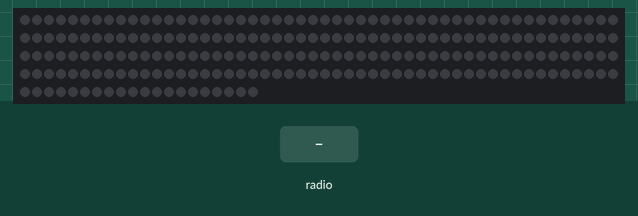
Recording of a program running on a simulated BBC micro:bit running MicroPython. Parts: 220 RGB LEDs in strip order, left to right, continuing on the next row. The test bench sets the inputs (shaded band). Dim RGB values are drawn brighter than linear.

Above: at 1.2 s.
1.3 s: radio message "switch-on" arrives
At 1.5 s:
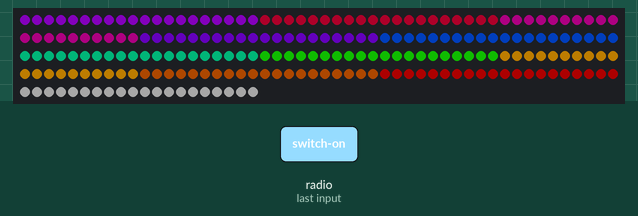
4.3 s: radio message "switch-off" arrives
At 5.6 s:
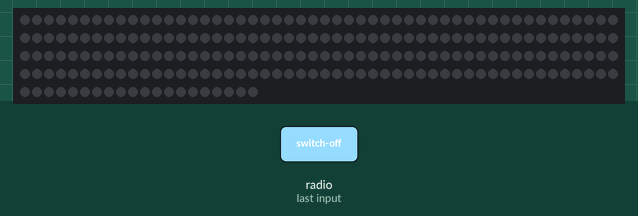
Timing chart, 0 to 7.3 s (numbered marks = the images above; inputs shaded):
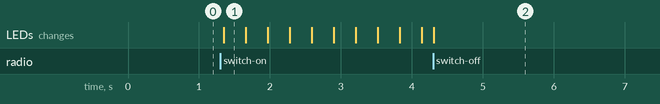

The program:

scoreboard.py
```python
import math

import neopixel
from microbit import *
import radio

def reduce(function, iterable, initializer=None):
  it = iter(iterable)
  if initializer is None:
    value = next(it)
  else:
    value = initializer
  for element in it:
    value = function(value, element)
  return value

def hsv2rgb(h, s, v):
    h = float(h)
    s = float(s)
    v = float(v)
    h60 = h / 60.0
    h60f = math.floor(h60)
    hi = int(h60f) % 6
    f = h60 - h60f
    p = v * (1 - s)
    q = v * (1 - f * s)
    t = v * (1 - (1 - f) * s)
    r, g, b = 0, 0, 0
    if hi == 0: r, g, b = v, t, p
    elif hi == 1: r, g, b = q, v, p
    elif hi == 2: r, g, b = p, v, t
    elif hi == 3: r, g, b = p, q, v
    elif hi == 4: r, g, b = t, p, v
    elif hi == 5: r, g, b = v, p, q
    r, g, b = int(r * 255), int(g * 255), int(b * 255)
    return r, g, b

def rgb2hsv(r, g, b):
    r, g, b = r/255.0, g/255.0, b/255.0
    mx = max(r, g, b)
    mn = min(r, g, b)
    df = mx-mn
    if mx == mn:
        h = 0
    elif mx == r:
        h = (60 * ((g-b)/df) + 360) % 360
    elif mx == g:
        h = (60 * ((b-r)/df) + 120) % 360
    elif mx == b:
        h = (60 * ((r-g)/df) + 240) % 360
    if mx == 0:
        s = 0
    else:
        s = df/mx
    v = mx
    return h, s, v

def colour_list(number):
  return [hsv2rgb(hue, 0.9, 0.15) for hue in range(0, 360, int(360/number))]

colours = [
  (40, 40, 40),             # white
  hsv2rgb(0, 1, 0.2),       # red
  hsv2rgb(25, 1, 0.2),      # orange
  hsv2rgb(40, 1, 0.3),      # yellow
  hsv2rgb(115, 1, 0.3),     # blue green
  hsv2rgb(160, 1, 0.25),    # cyan
  hsv2rgb(220, 1, 0.3),     # navy blue
  hsv2rgb(272, 1, 0.3),     # purple
  hsv2rgb(315, 1, 0.2),     # pink
  hsv2rgb(345, 1, 0.2),     # magenta
]

neo = neopixel.NeoPixel(pin0, 20*11)
neo.clear()

def fill_row(row, time, score, r, g, b):
  c = (r,g,b)
  for i in range(0, 20):
    neo[i + row*20] = c

def row(row, time, score, r, g, b):
  c = (r,g,b)
  blank = (0, 0, 0)
  zero = (int(r*0.1), int(g*0.1), int(b*0.1))

  hundreds = int(score/100)%10
  tens = int(score/10)%10
  units = score%10

  leds = [[c]*hundreds, [zero] if hundreds > 0 and tens == 0 else [c]*tens, [zero] if units == 0 else [c]*units]
  leds = reduce(lambda x,y: x+([blank] if x else [])+y, leds, [])
  leds = leds + [blank]*(20-len(leds))

  if row % 2:
    leds.reverse()

  for i in range(0, 20):
    neo[i + row*20] = leds[i]

switch = False
rows = []
teams = 11
scores = [(0, team) for team in range(teams)]
rainbow_index = 0
time = 0

radio.on()
radio.config(group=255)

while True:
  try:
    message = radio.receive()
  except ValueError:
    pass

  if message:
    if message == 'switch-on':
      switch = True
    elif message == 'switch-off':
      switch = False
    else:
      try:
        team, score = map(int, message.split(':'))
        scores[team] = (score, team)
      except ValueError:
        pass

  rows = sorted(scores)[::-1]
  empty_scoreboard = all(score == 0 for score, team in rows)
  for index, (score, team) in enumerate(rows):
    try:
      r, g, b = colours[team]
    except IndexError:
      r, g, b = hsv2rgb(rainbow_index, 1, 0.3)
      rainbow_index = (rainbow_index + 6) % 360

    if empty_scoreboard:
      fill_row(index, time, score, r, g, b)
    else:
      row(index, time, score, r, g, b)

  if switch:
    neo.show()
  else:
    neo.clear()
  time += 1
```

Measured:
- after the input at 1.3 s, the LEDs: change after 0.05 s (image 1)
- after the input at 4.3 s, the LEDs: change at once (image 2)
